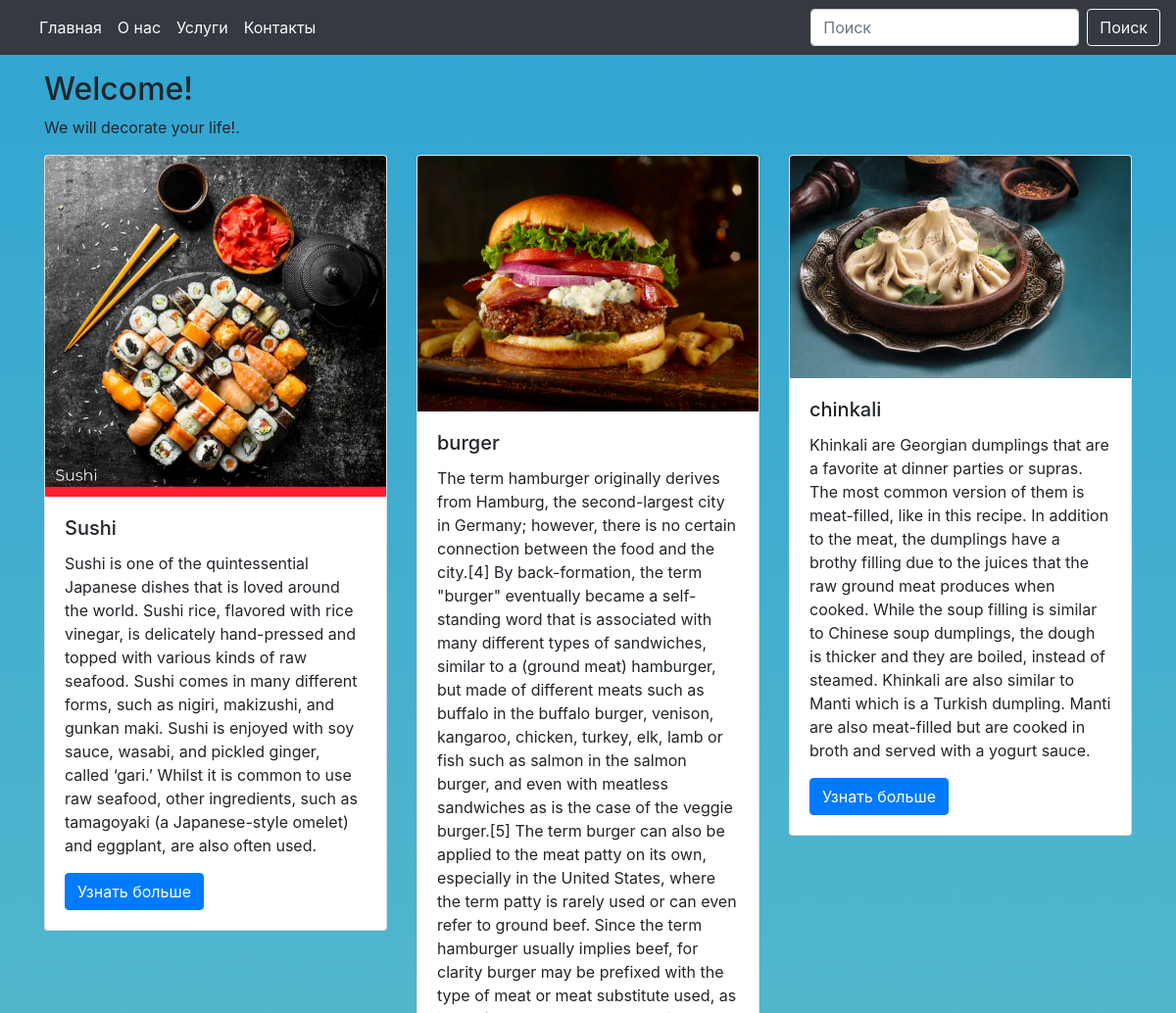
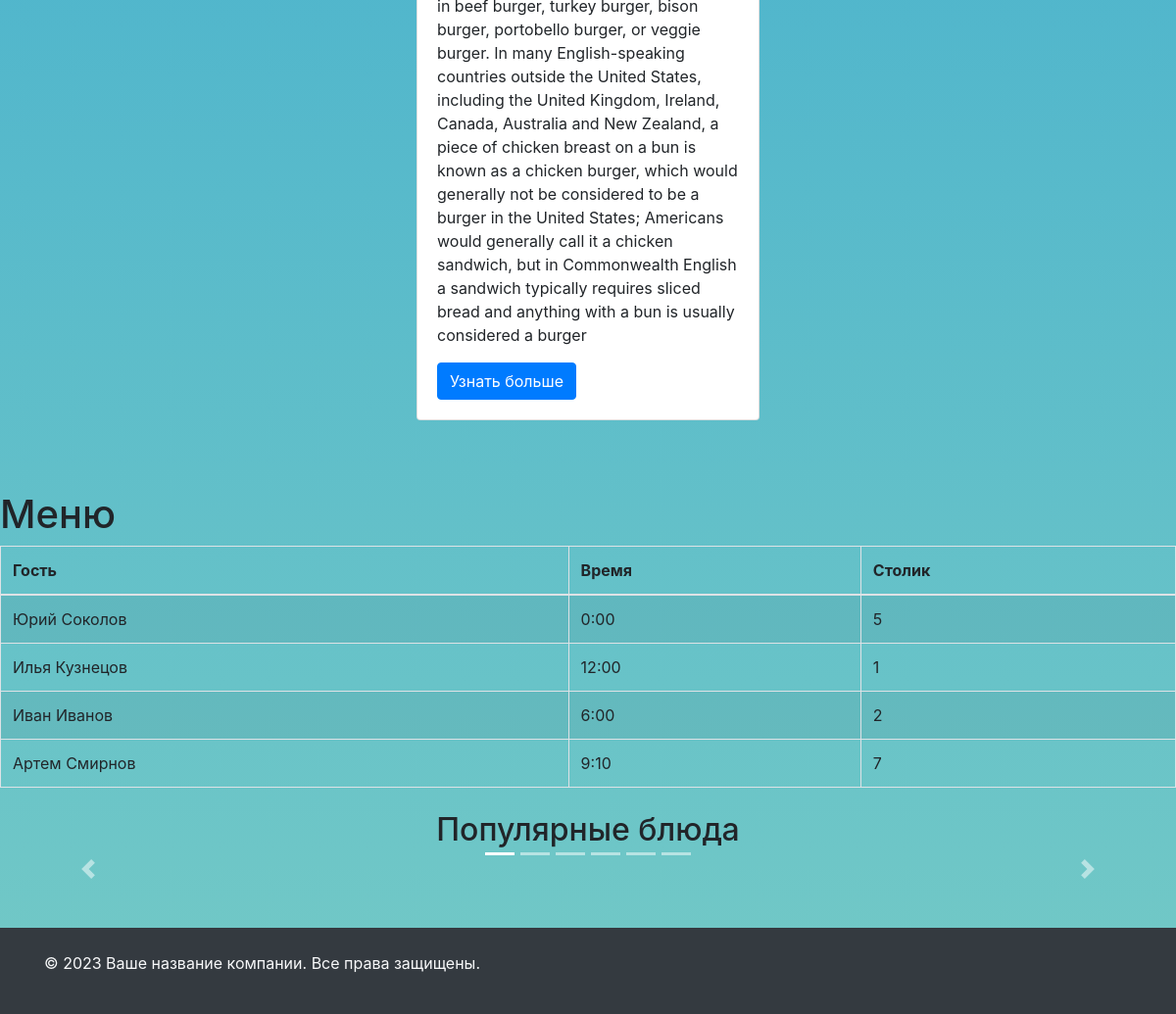
/home_page/, run on the app's committed database (2 pictures, top to bottom).
### main_page/models.py (models this page shows, shortened)
class RunString(models.Model):
    title = models.CharField(max_length=100, verbose_name='Enter your title')
    description = models.TextField(verbose_name='Enter your description')
    class Meta:
        verbose_name = 'Бегущую строку'
        verbose_name_plural = 'Бегущие строки'

class FilmPostModel(models.Model):
    GENRE = (
        ('American cuisine', 'American cuisine'),
        ('Asian cuisine', 'Asian cuisine')
    )
    title = models.CharField(max_length=100, verbose_name="Enter your film name")
    description = models.TextField()
    image = models.ImageField(upload_to='films/')
    cost = models.PositiveIntegerField()
    genre = models.CharField(max_length=100, choices=GENRE)
    created_at = models.DateTimeField(auto_now_add=True)

class Afisha(models.Model):
    title_film = models.CharField(max_length=100)
    time_title = models.TimeField()
    hall = models.CharField(max_length=10)

class Slider(models.Model):
    photo = models.URLField()

### main_page/views.py (the view)
# urls.py: path('home_page/', string_post_view),
def string_post_view(request):
    if request.method == 'GET':
        string_ = RunString.objects.all()
        film_list = FilmPostModel.objects.all()
        afisha = Afisha.objects.all()
        slider = Slider.objects.all()
        return render(request, template_name='main_page/index.html',
                      context={
                          'string_': string_,
                          'film_list': film_list,
                          'afisha': afisha,
                          'slider_list': slider
                      })

### templates/main_page/index.html (shortened to what this page needs)
{% include 'header_and_footer/header.html' %}
<br>
<div class="container my-5 mt-4">
  {% for i in string_ %}
  <h2>{{i.title}}!</h2>
  <p>{{i.description}}.</p>
  {% endfor %}
  <div class="row">
      {% for j in film_list %}
    <div class="col-md-4">
      <div class="card mb-4">
        <img src="{{j.image.url}}" class="card-img-top" alt="Изображение 1">
        <div class="card-body">
          <h5 class="card-title">{{j.title}}</h5>
          <p class="card-text">{{j.description}}</p>
          <a href="/film_detail/{{j.id}}/" class="btn btn-primary">Узнать больше</a>
        </div>
      </div>
    </div>
      {% endfor %}
  </div>
</div>
 <h1 class="mt-4">Меню</h1>
    <table class="table table-bordered table-striped">
        <thead>
            <tr>
                <th>Гость</th>
                <th>Время</th>
                <th>Столик</th>
            </tr>
        </thead>
        <tbody>
            {% for af in afisha %}
            <tr>
                <td>{{af.title_film}}</td>
                <td>{{af.time_title}}</td>
                <td>{{af.hall}}</td>
            </tr>
            {% endfor %}
        </tbody>
    </table>
<h2 class="mt-4 text-center">Популярные блюда</h2>
<div id="myCarousel" class="carousel slide" data-ride="carousel">
    <ol class="carousel-indicators">
        {% for slide in slider_list %}
        <li data-target="#myCarousel" data-slide-to="{{ forloop.counter0 }}" {% if forloop.first %}class="active"{% endif %}></li>
        {% endfor %}
    </ol>
    <div class="carousel-inner">
        {% for slide in slider_list %}
        <div class="carousel-item {% if forloop.first %}active{% endif %} text-center">
            <div class="carousel-caption">
            </div>
        </div>
        {% endfor %}
    </div>
    <a class="carousel-control-prev" href="#myCarousel" role="button" data-slide="prev">
        <span class="carousel-control-prev-icon" aria-hidden="true"></span>
    </a>
    <a class="carousel-control-next" href="#myCarousel" role="button" data-slide="next">
        <span class="carousel-control-next-icon" aria-hidden="true"></span>
    </a>
</div>
{% include 'header_and_footer/footer.html' %}

### templates/header_and_footer/header.html (shortened to what this page needs)
<!DOCTYPE html>
<html lang="en">
<head>
    <link rel="stylesheet" href="https://maxcdn.bootstrapcdn.com/bootstrap/4.5.2/css/bootstrap.min.css">
</head>
<body>
<nav class="navbar navbar-expand-lg navbar-light bg-dark fixed-top">
  <div class="collapse navbar-collapse " id="navbarNav">
    <ul class="navbar-nav ">
      <li class="nav-item active ">
        <a class="nav-link text-light "  href="#">Главная <span class="sr-only">(текущая)</span></a>
      </li>
      <li class="nav-item">
        <a class="nav-link text-light" href="#">О нас</a>
      </li>
      <li class="nav-item">
        <a class="nav-link text-light" href="#">Услуги</a>
      </li>
      <li class="nav-item">
        <a class="nav-link text-light" href="#">Контакты</a>
      </li>
    </ul>
       <form class="form-inline ml-auto">
            <input class="form-control mr-sm-2" type="search" placeholder="Поиск" aria-label="Search">
            <button class="btn btn-outline-light my-2 my-sm-0" type="submit">Поиск</button>
        </form>
  </div>
</nav>

### templates/header_and_footer/footer.html (shortened to what this page needs)
<footer class="bg-dark text-light py-4 mt-5">
  <div class="container">
    <p>© 2023 Ваше название компании. Все права защищены.</p>
  </div>
</footer>
</body>
</html>

### templates/header_and_footer/header.html (style rules this page uses)
body { background: linear-gradient(to bottom, #30a4d2, #73c9c6); }

### data on the page
RunString: title "Welcome", description "We will decorate your life!"
FilmPostModel: image (picture), title "Sushi", description "Sushi is one of the quintessential Japanese dishes that is loved around the world. Sushi rice, flavored with rice vinegar, is delicately hand-pressed and topped with various kinds of raw seafood. Sushi comes in many different forms, such as nigiri, makizushi, and gunkan maki. Sushi is enjoyed with soy sauce, wasabi, and pickled ginger, called ‘gari.’ Whilst it is common to use raw seafood, other ingredients, such as tamagoyaki (a Japanese-style omelet) and eggplant, are also often used."
FilmPostModel: image (picture), title "burger", description "The term hamburger originally derives from Hamburg, the second-largest city in Germany; however, there is no certain connection between the food and the city.[4] By back-formation, the term \"burger\" eventually became a self-standing word that is associated with many different types of sandwiches, similar to a (ground meat) hamburger, but made of different meats such as buffalo in the buffalo burger, venison, kangaroo, chicken, turkey, elk, lamb or fish such as salmon in the salmon burger, and even with meatless sandwiches as is the case of the veggie burger.[5] The term burger can also be applied to the meat patty on its own, especially in the United States, where the term patty is rarely…"
FilmPostModel: image (picture), title "chinkali", description "Khinkali are Georgian dumplings that are a favorite at dinner parties or supras. The most common version of them is meat-filled, like in this recipe. In addition to the meat, the dumplings have a brothy filling due to the juices that the raw ground meat produces when cooked. While the soup filling is similar to Chinese soup dumplings, the dough is thicker and they are boiled, instead of steamed. Khinkali are also similar to Manti which is a Turkish dumpling. Manti are also meat-filled but are cooked in broth and served with a yogurt sauce."
Afisha: title_film "Юрий Соколов", time_title "0:00", hall "5"
Afisha: title_film "Илья Кузнецов", time_title "12:00", hall "1"
Afisha: title_film "Иван Иванов", time_title "6:00", hall "2"
Afisha: title_film "Артем Смирнов", time_title "9:10", hall "7"
